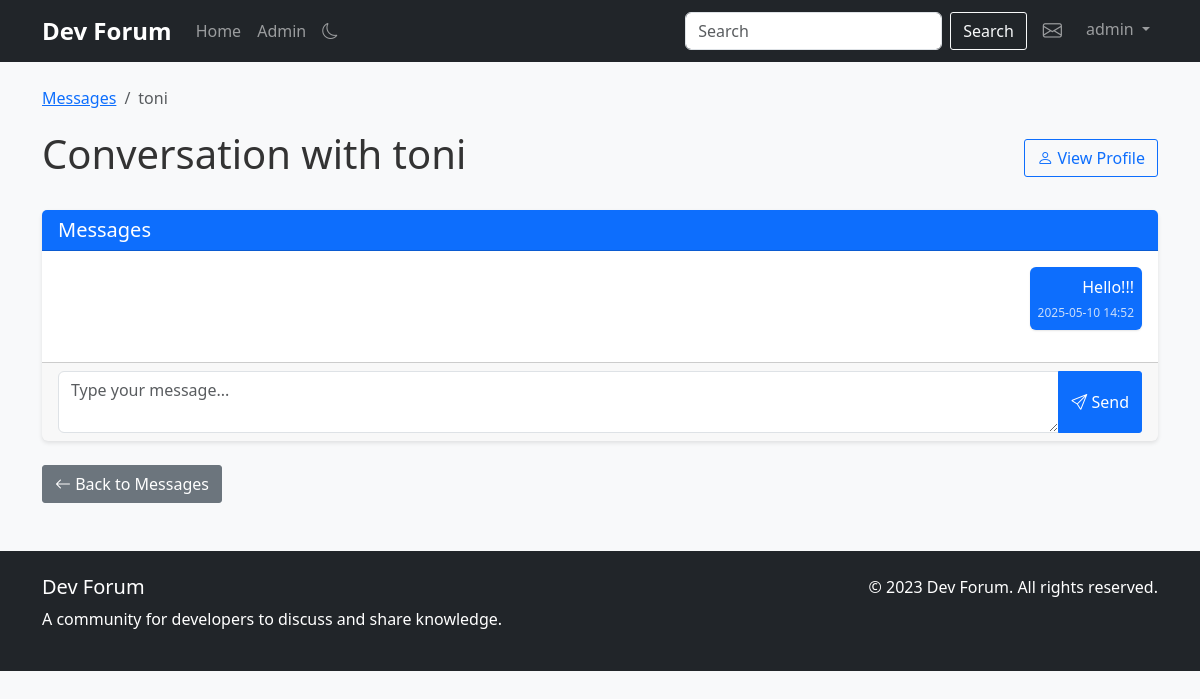
The app's page /messages/toni (signed in), older data.
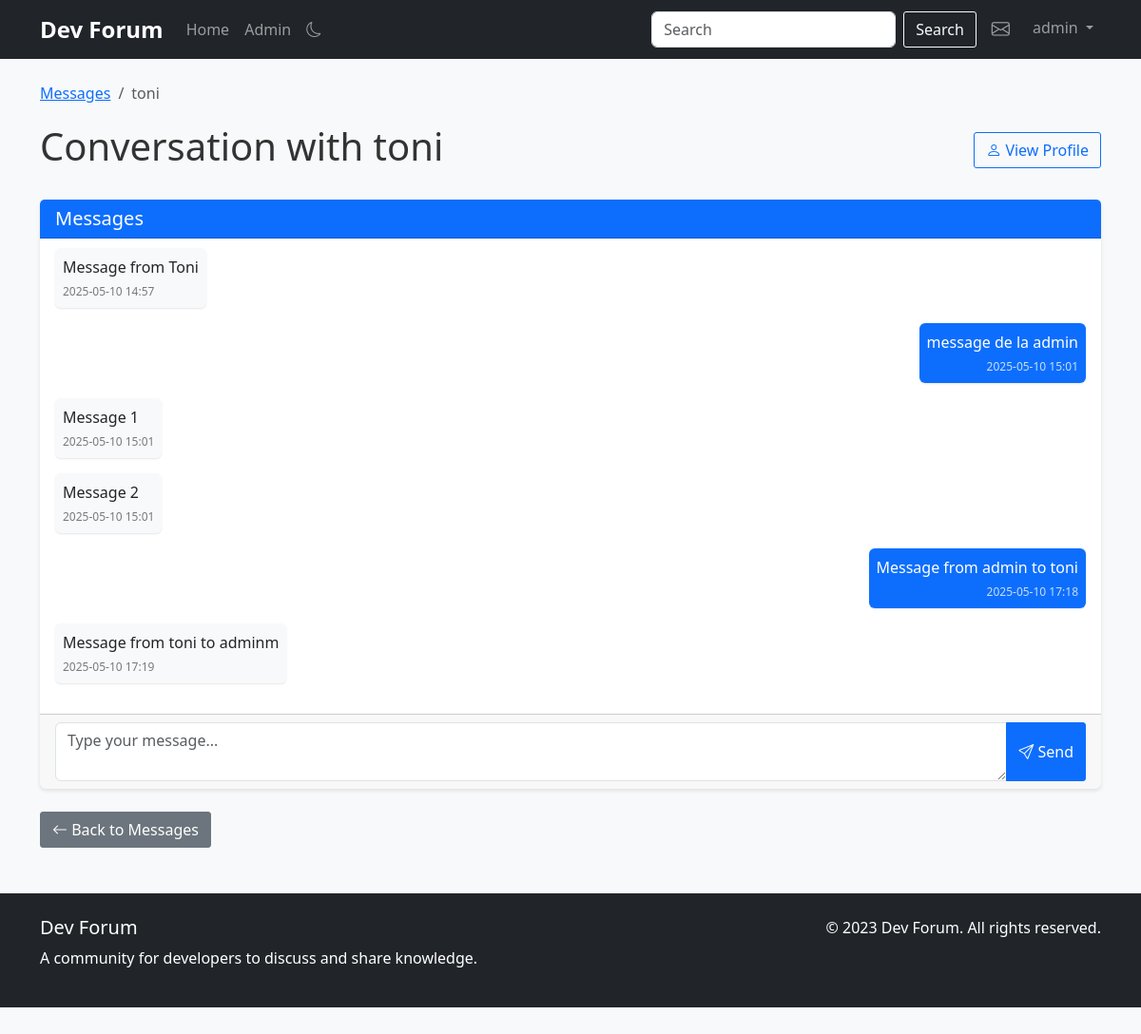
The same page, newer data.
### app.py (models this page shows)
class Message(db.Model):
    id = db.Column(db.Integer, primary_key=True)
    content = db.Column(db.Text, nullable=False)
    created_at = db.Column(db.DateTime, default=datetime.utcnow, index=True)
    is_read = db.Column(db.Boolean, default=False)
    sender_id = db.Column(db.Integer, db.ForeignKey('user.id'), nullable=False, index=True)
    recipient_id = db.Column(db.Integer, db.ForeignKey('user.id'), nullable=False, index=True)
    sender = db.relationship('User', foreign_keys=[sender_id], backref=db.backref('sent_messages', lazy='dynamic'))
    recipient = db.relationship('User', foreign_keys=[recipient_id], backref=db.backref('received_messages', lazy='dynamic'))

### app.py (the view, shortened to what this page needs)
@app.route('/messages/<username>', methods=['GET', 'POST'])
@login_required
def conversation(username):
    user = User.query.filter_by(username=username).first_or_404()
    messages = Message.query.filter(
        ((Message.sender_id == current_user.id) & (Message.recipient_id == user.id)) |
        ((Message.sender_id == user.id) & (Message.recipient_id == current_user.id))
    ).order_by(Message.created_at).all()
    unread_messages = Message.query.filter_by(
        sender_id=user.id,
        recipient_id=current_user.id,
        is_read=False
    ).all()
    for message in unread_messages:
        message.is_read = True
    db.session.commit()
    return render_template('conversation.html', user=user, messages=messages)

### app.py (called while the page is built)
@app.template_filter('nl2br')
def nl2br(value):
    if value:
        value = str(value)
        return Markup(value.replace('\n', '<br>'))
    return value

@login_manager.user_loader
def load_user(user_id):
    return User.query.get(int(user_id))

### templates/conversation.html (shortened to what this page needs)
{% extends "base.html" %}
{% block content %}
<div class="row">
    <div class="col-md-12">
        <nav aria-label="breadcrumb">
            <ol class="breadcrumb">
                <li class="breadcrumb-item"><a href="{{ url_for('messages') }}">Messages</a></li>
                <li class="breadcrumb-item active" aria-current="page">{{ user.username }}</li>
            </ol>
        </nav>
        <div class="d-flex justify-content-between align-items-center mb-4">
            <h1>Conversation with {{ user.username }}</h1>
            <a href="{{ url_for('profile', username=user.username) }}" class="btn btn-outline-primary">
                <i class="bi bi-person"></i> View Profile
            </a>
        </div>
        <div class="card mb-4">
            <div class="card-header bg-primary text-white">
                <h5 class="mb-0">Messages</h5>
            </div>
            <div class="card-body p-0">
                <div class="messages-container p-3" style="max-height: 500px; overflow-y: auto;">
                    {% for message in messages %}
                    <div class="message mb-3 {% if message.sender_id == current_user.id %}text-end{% endif %}">
                        <div class="message-bubble d-inline-block p-2 rounded {% if message.sender_id == current_user.id %}bg-primary text-white{% else %}bg-light{% endif %}" style="max-width: 75%;">
                            <div class="message-content">
                                {{ message.content|nl2br }}
                            </div>
                            <div class="message-time small text-{% if message.sender_id == current_user.id %}light{% else %}muted{% endif %}">
                                {{ message.created_at.strftime('%Y-%m-%d %H:%M') }}
                            </div>
                        </div>
                    </div>
                    {% else %}
                    <div class="text-center p-3">
                        <p class="mb-0">No messages yet. Start the conversation!</p>
                    </div>
                    {% endfor %}
                </div>
            </div>
            <div class="card-footer">
                <form method="post" action="{{ url_for('conversation', username=user.username) }}">
                    <div class="input-group">
                        <textarea class="form-control" name="content" placeholder="Type your message..." rows="2" required></textarea>
                        <button class="btn btn-primary" type="submit">
                            <i class="bi bi-send"></i> Send
                        </button>
                    </div>
                </form>
            </div>
        </div>
        <div class="mt-3">
            <a href="{{ url_for('messages') }}" class="btn btn-secondary">
                <i class="bi bi-arrow-left"></i> Back to Messages
            </a>
        </div>
    </div>
</div>
{% endblock %}

Row changes from the older to the newer data that the page shows:
no longer on this page (row unchanged): Message: content "Hello!!!", created_at "2025-05-10 14:52"
added Message: content "Message from Toni", created_at "2025-05-10 14:57"
added Message: content "message de la admin", created_at "2025-05-10 15:01"
added Message: content "Message 1", created_at "2025-05-10 15:01"
added Message: content "Message 2", created_at "2025-05-10 15:01"
added Message: content "Message from admin to toni", created_at "2025-05-10 17:18"
added Message: content "Message from toni to adminm", created_at "2025-05-10 17:19"
